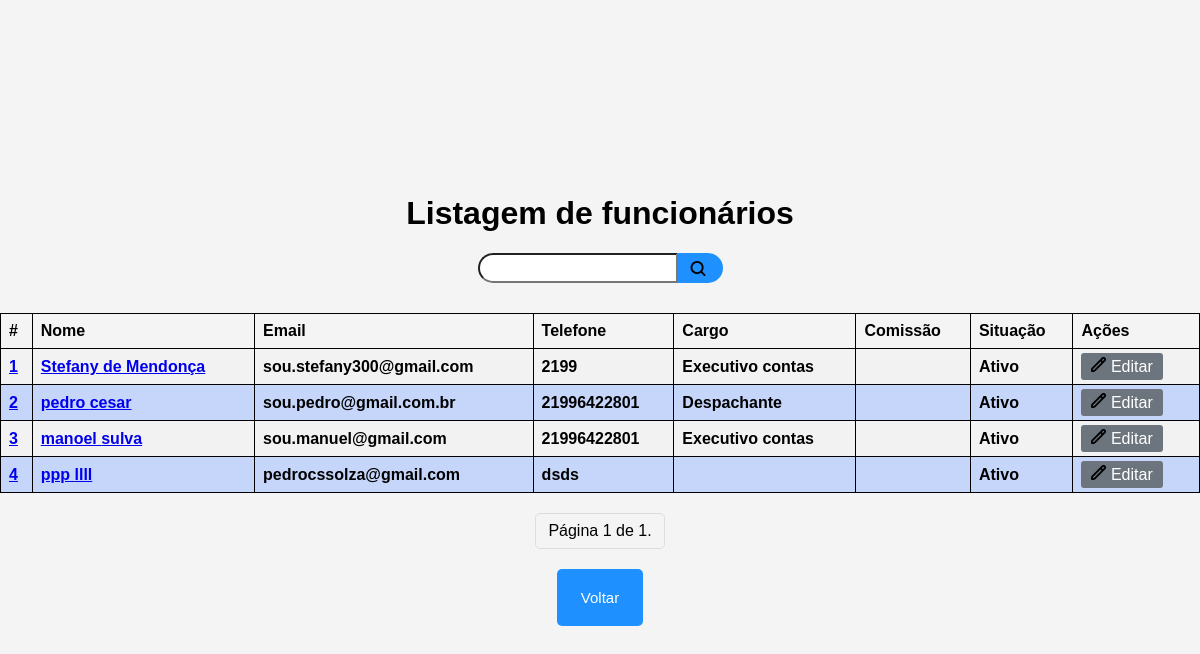
Page /AdminListagemFuncionario/ on the committed database.
### homeAdmin/models.py (models this page shows, shortened)
class CustomUser_Funcionario(AbstractUser):
    token = models.CharField(null=True, unique=True, max_length=8)
    situacao = (
        ("Adm.", "Administração "),
        ("Func.", "Funcionário"),
        ("Exec", "Executivo"),
    )
    situacao_atual = models.CharField(
        null=True,
        max_length=15,
        default="Adm.",
        verbose_name="Situacao atual cargo",
        choices=situacao,
    )
    situacao2 = (("Ativo", "Ativo "), ("Inativo", "Inativo"))
    situacao_atual_empresa = models.CharField(
        null=True,
        max_length=15,
        default="Ativo",
        verbose_name="Situação atual na empresa",
        choices=situacao2,
    )
    salario = models.FloatField(default=0)
    comissao_acumulada = models.FloatField(default=0)
    telefone = models.CharField(max_length=15, blank=True)
    especializado = (
        ("Financeiro", "Financeiro"),
        ("Despachante", "Despachante "),
        ("Despachante externo", "Despachante externo "),
        ("Suporte Whatsapp", "Suporte Whatsapp"),
        ("Executivo contas", "Executivo contas"),
    )
    cargo_atual = models.CharField(
        max_length=100,
        null=True,
        blank=True,
        verbose_name="Cargo atual",
        default="",
        help_text="A função do empregado é:",
        choices=especializado,
    )
    cidade = models.CharField(max_length=255, null=True)
    email = models.EmailField(unique=True)
    username = models.CharField(max_length=255, unique=True)
    data_nascimento = models.DateField(
        verbose_name="Data de nascimento", help_text="Data de nascimento", null=True
    )
    groups = models.ManyToManyField(
        Group,
        related_name="customuser_set",
        blank=True,
        help_text="The groups this user belongs to.",
        related_query_name="customuser",
    )
    user_permissions = models.ManyToManyField(
        Permission,
        related_name="customuser_set",
        blank=True,
        help_text="Specific permissions for this user.",
        related_query_name="customuser",
    )
    objects = CustomUserManager()

### homeAdmin/views.py (the view)
class CadListViewFunc(ListView):
    model = CustomUser_Funcionario
    paginate_by = 20
    template_name = "cadAdmin/formsFuncionario/cadastroFuncionario_list.html"
    context_object_name = "cadastro_list"

### homeAdmin/templates/cadAdmin/formsFuncionario/cadastroFuncionario_list.html (shortened to what this page needs)
 {% load static %}
<!DOCTYPE html>
<html lang="en">
<head>
    <link href="{% static 'estilos/dados_list.css' %}" rel="stylesheet" type="text/css"/>
</head>
<body>
<h1>Listagem de funcionários</h1>
    <div class="search-container">
        <div class="container">
            <form action="{% url 'procurarFuncionario' %}" method="GET" class="procurar-form">
                <input type="search" class="procurar-input" name="q" value="{{ procurar_termo }}" required>
                <button type="submit" class="procurar-button">
                    <img src="{% static 'imagens/lupe.svg' %}" alt="Icone de lupa">
                </button>
            </form>
        </div>
    </div>
 {% if cadastro_list %}
        <div id="tabelaRep">
            <table class="table">
                <thead>
                <tr>
                    <th scope="col">#</th>
                    <th scope="col">Nome</th>
                    <th scope="col">Email</th>
                    <th scope="col">Telefone</th>
                    <th scope="col">Cargo</th>
                    <th scope="col">Comissão</th>
                    <th scope="col">Situação</th>
                    <th scope="col">Ações</th>
                </tr>
                </thead>
                <tbody>
                {% for todo in cadastro_list %}
                    <tr>
                        <th scope="row"><a href="{% url 'dadosFuncionario' todo.pk %}"> {{ todo.pk }} </a></th>
                        <th scope="row"><a href="{% url 'dadosFuncionario' todo.pk %}"> {{ todo.first_name }} {{ todo.last_name }} </a></th>
                        <th scope="row">{{ todo.email }}</th>
                        <th scope="row">{{ todo.telefone }}</th>
                        <th scope="row">{{ todo.cargo_atual }}</th>
                       <th scope="row">{{ todo.comissao }}</th>
                       <th scope="row">{{ todo.situacao_atual_empresa }}</th>
                        <td class="botoestb">
                              <a href="{% url 'funcionario_atualizar' pk=todo.pk %}"
                               class="btn btn-secondary btn-sm {% if todo.finished_at %}disabled{% endif %}">
                            <img style="display: inline-block; width: 15px; height: 15px" src="{% static 'imagens/edit.svg' %}" alt="Icone de lupa">  Editar
                            </a>
                        </td>
                    </tr>
                {% endfor %}
                </tbody>
            </table>
        </div>
    {% else %}
        <p>Não há funcionários cadastradas</p>
    {% endif %}
    <div id="pass_pag" class="pagination justify-content-center">
    <span class="current-page">
        Página {{ page_obj.number }} de {{ page_obj.paginator.num_pages }}.
    </span>
</div>
  <button class="btnvoltar"><a href="{% url 'homeAdmin' %}">Voltar</a></button>
</body>
</html>

### static/estilos/dados_list.css (style rules this page uses)
body { display: flex; flex-direction: column; justify-content: center; align-items: center; min-height: 100vh; margin: 0; font-family: Arial, sans-serif; background-color: #f4f4f4; padding: 0; }
table { margin-top: 0px; width: 100%; }
th, td { border: 1px solid black; }
tbody > tr:nth-child(2n) { background-color: rgba(147, 180, 255, 0.48); }
#tabelaRep { margin-top: 10px; width: 100%; }
.search-container { display: flex; justify-content: center; margin-bottom: 20px; width: 100%; }
.procurar-form { display: flex; align-items: center; }
.procurar-input { border-radius: 30px 0 0 30px; padding: 2px 10px; height: 30px; width: 200px; }
.procurar-button { background-color: #1E90FF; color: white; border: none; border-radius: 0 30px 30px 0; height: 30px; padding: 0 10px; display: flex; align-items: center; justify-content: center; }
.procurar-button img { height: 15px; width: 20px; margin-right: 5px; }
.btnvoltar { background-color: #1E90FF; color: white; border: none; border-radius: 5px; padding: 10px 12px; text-align: center; text-decoration: none; display: inline-block; font-size: 15px; cursor: pointer; box-shadow: none; margin-top: 20px; }
.btnvoltar a { background-color: #1E90FF; color: white; border: none; border-radius: 5px; padding: 10px 12px; text-align: center; text-decoration: none; display: inline-block; font-size: 15px; cursor: pointer; box-shadow: none; }
.table { width: 100%; border-collapse: collapse; }
.table th, .table td { padding: 8px; text-align: left; }
.table th { color: black; }
.table tbody > tr:nth-child(odd) { background-color: #f2f2f2; }
.btn { padding: 5px 10px; margin-right: 5px; text-decoration: none; color: white; border-radius: 3px; }
.btn-secondary { background-color: #6c757d; }
.pagination { margin-top: 20px; display: flex; justify-content: center; align-items: center; list-style: none; padding: 0; }
.pagination span.current-page { padding: 8px 12px; border: 1px solid #ddd; margin: 0 2px; border-radius: 5px; }

### rows in the picture
CustomUser_Funcionario: pk "1", first_name "Stefany", last_name "de Mendonça", email "sou.stefany300@gmail.com", telefone "2199", cargo_atual "Executivo contas", situacao_atual_empresa "Ativo"
CustomUser_Funcionario: pk "2", first_name "pedro", last_name "cesar", email "sou.pedro@gmail.com.br", telefone "21996422801", cargo_atual "Despachante", situacao_atual_empresa "Ativo"
CustomUser_Funcionario: pk "3", first_name "manoel", last_name "sulva", email "sou.manuel@gmail.com", telefone "21996422801", cargo_atual "Executivo contas", situacao_atual_empresa "Ativo"
CustomUser_Funcionario: pk "4", first_name "ppp", last_name "llll", email "pedrocssolza@gmail.com", telefone "dsds", situacao_atual_empresa "Ativo"

### other values in the picture
{{ page_obj.number }} "1"
{{ page_obj.paginator.num_pages }} "1"
